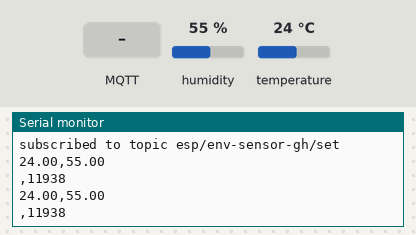
This sketch was run on a simulated ESP8266 (NodeMCU). Parts: the last lines printed to the serial monitor. The test bench sets the inputs (shaded band); at power-on: humidity 55 %, temperature 24 °C. WiFi joins after 1.5 s; servers stay silent unless stated; no MQTT or app messages arrive unless stated; not simulated (calls return 0 or success): Secrets.h.

Above: at 3.4 s.
3.5 s: MQTT message "1" arrives on the first subscribed topic
5.8 s: MQTT message "on" arrives on the first subscribed topic
7.8 s: MQTT message "off" arrives on the first subscribed topic
9.8 s: humidity set to 22 %
At 11.1 s:
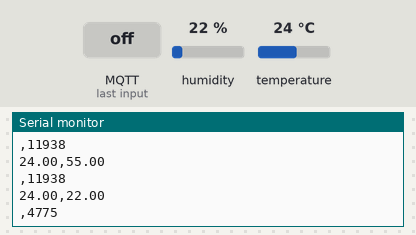
11.3 s: temperature set to 12 °C
At 12.2 s:
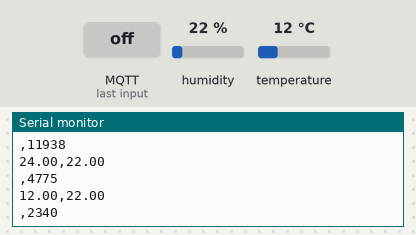
12.8 s: humidity set to 40 %
At 14.2 s:
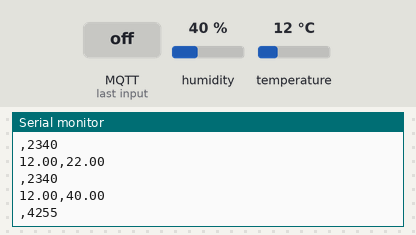
Timing chart, 0 to 15.3 s (numbered marks = the images above; inputs shaded):
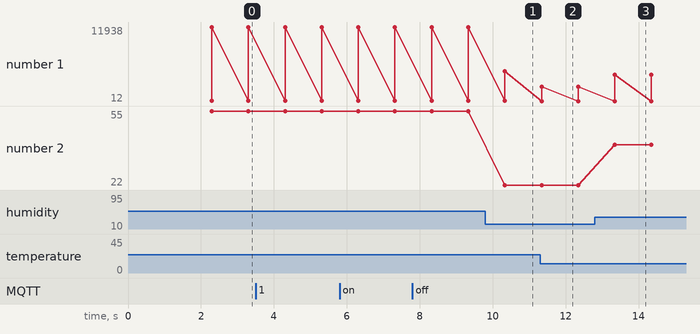

Measured:
- after the input at 9.8 s, the serial monitor: prints a new line after 0.53 s (image 1)
- after the input at 11.3 s, the serial monitor: prints a new line at once (image 2)
- after the input at 12.8 s, the serial monitor: prints a new line after 0.55 s (image 3)
- plotted number 1: 11938 → 4775 after the input at 9.8 s, 4775 → 2340 after the input at 11.3 s, 2340 → 4255 after the input at 12.8 s
- plotted number 2: 55 → 22 after the input at 9.8 s, 22 → 40 after the input at 12.8 s

The sketch:

EnvSensor22.ino
```cpp
#include <ESP8266WiFi.h>        // Include the Wi-Fi library
#include <PubSubClient.h>

#include <Wire.h>
#include <SPI.h>
#include <DHT.h>
#include <DHT_U.h>

#include <ArduinoJson.h>


#define DHTTYPE    DHT22     // DHT 11
#define IOT_NAME				"ENV-SENSOR-GH"
#define PUBTOPIC				"esp/env-sensor-gh/set"
#define OUTTOPIC				"esp/env-sensor-gh"
#define mqtt_server				"192.168.1.247"
#define DHTPIN		D5

WiFiClient espClient;
PubSubClient client(espClient);
DHT_Unified dht(DHTPIN, DHTTYPE);


#define	PUBLISH_MILLIS	60000
#define	BASELINE_MILLIS	30000
unsigned long lastMsg = 0;
unsigned long lastBaseline = 0;
char msg[50];
int value = 0;

#include "Secrets.h"

char ssid1[] = SECRET_SSID1;
char pass1[] = SECRET_PASS1;
char ssid2[] = SECRET_SSID2;
char pass2[] = SECRET_PASS2;

uint32_t getAbsoluteHumidity(float temperature, float humidity) {
    // approximation formula from Sensirion SGP30 Driver Integration chapter 3.15
    const float absoluteHumidity = 216.7f * ((humidity / 100.0f) * 6.112f * exp((17.62f * temperature) / (243.12f + temperature)) / (273.15f + temperature)); // [g/m^3]
    const uint32_t absoluteHumidityScaled = static_cast<uint32_t>(1000.0f * absoluteHumidity); // [mg/m^3]
    return absoluteHumidityScaled;
}

double lastTemp = 0;
double lastHum = 0;

boolean initWifi(int wifiNum) {

	int attempts = 0;

	WiFi.mode(WIFI_OFF);
	delay(100);
	WiFi.mode(WIFI_STA);
	// We start by connecting to a WiFi network
	Serial.println();
	Serial.print("Connecting to ");

	if (wifiNum == 1) {
		Serial.println(ssid1);
	} else {
		Serial.println(ssid2);
	}

	WiFi.mode(WIFI_STA);
	if (wifiNum == 1) {
		WiFi.begin(ssid1, pass1);
	} else {
		WiFi.begin(ssid2, pass2);
	}

	while (WiFi.status() != WL_CONNECTED && attempts < 20) {
		delay(500);
		Serial.print(".");
		attempts = attempts + 1;
	}

	if (WiFi.status() != WL_CONNECTED) {
		Serial.println("");
		Serial.println("WiFi failed");
		return false;
	}

	randomSeed(micros());

	Serial.println("");
	Serial.print("WiFi connected to ");
	if (wifiNum == 1) {
		Serial.println(ssid1);
	} else {
		Serial.println(ssid2);
	}
	Serial.println("IP address: ");
	Serial.println(WiFi.localIP());
	delay(100);
	return true;
}


void callback(char* topic, byte* payload, unsigned int length) {

	char payloadString[length+1];
  for (int i = 0; i < length; i++) {
    payloadString[i] = (char)payload[i];
  }
  payloadString[length] = '\0';

  Serial.print("Message arrived [");
  Serial.print(topic);
  Serial.print("] ");
  Serial.println(payloadString);

  if (strcmp((char *)topic, PUBTOPIC) == 0) {

  }

}
void reconnect() {
  // Loop until we're reconnected
  while (!client.connected()) {
    Serial.print("Attempting MQTT connection...");

    // Create a random client ID
    String clientId = IOT_NAME;

    // Attempt to connect
    if (client.connect(clientId.c_str(),"Brian","Qu3rcu54!HASS")) {
      Serial.println("connected");
      // ... and resubscribe
      client.subscribe(PUBTOPIC);
      Serial.print("subscribed to topic ");
      Serial.println(PUBTOPIC);

      client.publish(OUTTOPIC, "DISARMED");
    } else {
      Serial.print("failed, rc=");
      Serial.print(client.state());
      Serial.println(" try again in 5 seconds");
      // Wait 5 seconds before retrying
      delay(5000);
    }
  }
}


void setup() {
 	// put your setup code here, to run once:
	Serial.begin(115200);


	Serial.println("Environment Monitor v0.2");
	Serial.println('\n');
	Serial.println('\n');
	Serial.println('\n');

	delay(500);
	Serial.println(F("Initialising DHT22 Unified Sensor..."));
	dht.begin();

	// Print temperature sensor details.
	sensor_t sensor;
	dht.temperature().getSensor(&sensor);
	Serial.println(F("------------------------------------"));
	Serial.println(F("Temperature Sensor"));
	Serial.print  (F("      Sensor Type: ")); Serial.println(sensor.name);
	Serial.print  (F("      Driver Ver:  ")); Serial.println(sensor.version);
	Serial.print  (F("      Unique ID:   ")); Serial.println(sensor.sensor_id);
	Serial.print  (F("      Max Value:   ")); Serial.print(sensor.max_value); Serial.println(F("°C"));
	Serial.print  (F("      Min Value:   ")); Serial.print(sensor.min_value); Serial.println(F("°C"));
	Serial.print  (F("      Resolution:  ")); Serial.print(sensor.resolution); Serial.println(F("°C"));
	Serial.println(F("------------------------------------"));

	// Print humidity sensor details.
	dht.humidity().getSensor(&sensor);
	Serial.println(F("Humidity Sensor"));
	Serial.print  (F("      Sensor Type: ")); Serial.println(sensor.name);
	Serial.print  (F("      Driver Ver:  ")); Serial.println(sensor.version);
	Serial.print  (F("      Unique ID:   ")); Serial.println(sensor.sensor_id);
	Serial.print  (F("      Max Value:   ")); Serial.print(sensor.max_value); Serial.println(F("%"));
	Serial.print  (F("      Min Value:   ")); Serial.print(sensor.min_value); Serial.println(F("%"));
	Serial.print  (F("      Resolution:  ")); Serial.print(sensor.resolution); Serial.println(F("%"));
	Serial.println(F("------------------------------------"));


	int wifiNum = 2;
	bool wifiConnected = false;

	while (wifiConnected == false) {
		wifiNum = 3 - wifiNum;
		wifiConnected = initWifi(wifiNum);
	}

	client.setServer(mqtt_server, 1883);
	client.setCallback(callback);
}

int counter = 0;
unsigned long lastMillis = 0;
unsigned long lastLongMillis = 0;
long interval = 30000;
long longinterval = 60000;
boolean shuttingDown = false;

void loop() {

	if (!client.connected()) {
		reconnect();
	}
	client.loop();

	unsigned long now = millis();

	sensors_event_t t_event;
	dht.temperature().getEvent(&t_event);
	if (isnan(t_event.temperature)) {
		Serial.println(F("Error reading temperature!"));
 	}

	sensors_event_t h_event;
	dht.humidity().getEvent(&h_event);
	if (isnan(h_event.relative_humidity)) {
		Serial.println(F("Error reading humidity!"));
	}

	uint32_t ah = getAbsoluteHumidity((float)t_event.temperature, (float)h_event.relative_humidity);
	lastTemp = t_event.temperature;
	lastHum = h_event.relative_humidity;

	Serial.print(lastTemp);
	Serial.print(",");
	Serial.println(lastHum);
	Serial.print(",");
	Serial.println(ah);

	if (now - lastMsg > PUBLISH_MILLIS) {

		Serial.println("Publishing");
		lastMsg = now;

		char tempString[8];
		dtostrf(lastTemp, 1, 2, tempString);
		Serial.print("Temperature: ");
		Serial.println(tempString);
		client.publish("esp32/env-sensor/temperature", tempString, true);

		char humString[8];
		dtostrf(lastHum, 1, 2, humString);
		Serial.print("Humidity: ");
		Serial.println(humString);
		client.publish("esp32/env-sensor/humidity", humString, true);
	}

	delay(1000);
}
```
